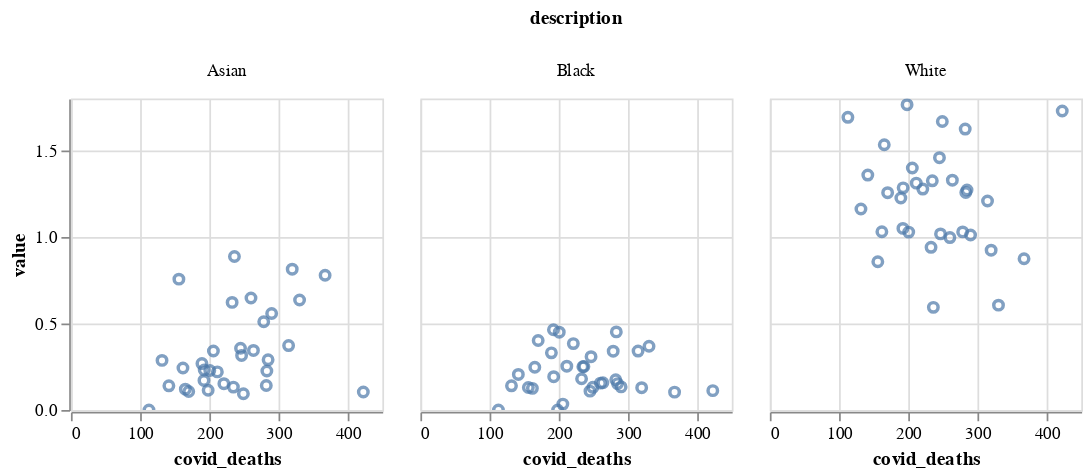

Write notebook code for a chart like this one.
### Code cell
alt.Chart(london_ethnic).mark_point().encode(
    x='covid_deaths:Q',
    y='value:Q', 
    tooltip = ['name']
).properties(
    width=180,
    height=180
).facet(
    column='description:N'
).interactive()

### Figure 1 — Vega-Lite specification as saved in the notebook (floating-point values rounded to 4 significant figures)
{"config": {"view": {"continuousWidth": 400, "continuousHeight": 300}}, "data": {"name": "data-27b76207c53770fd4920b8fa515f87c8"}, "facet": {"column": {"type": "nominal", "field": "description"}}, "spec": {"mark": "point", "encoding": {"tooltip": [{"type": "nominal", "field": "name"}], "x": {"type": "quantitative", "field": "covid_deaths"}, "y": {"type": "quantitative", "field": "value"}}, "height": 180, "selection": {"selector010": {"type": "interval", "bind": "scales", "encodings": ["x", "y"]}}, "width": 180}, "$schema": "https://vega.github.io/schema/vega-lite/v4.8.1.json", "datasets": {"data-27b76207c53770fd4920b8fa515f87c8": [{"code": "E09000001", "name": "City of London", "covid_deaths": 112.8, "description": "White", "value": 1.692}, {"code": "E09000002", "name": "Barking and Dagenham", "covid_deaths": 278.6, "description": "White", "value": 1.029}, {"code": "E09000003", "name": "Barnet", "covid_deaths": 284.9, "description": "White", "value": 1.272}, {"code": "E09000004", "name": "Bexley", "covid_deaths": 282.3, "description": "White", "value": 1.624}, {"code": "E09000005", "name": "Brent", "covid_deaths": 330.4, "description": "White", "value": 0.6061}, {"code": "E09000006", "name": "Bromley", "covid_deaths": 249.2, "description": "White", "value": 1.668}, {"code": "E09000007", "name": "Camden", "covid_deaths": 131.6, "description": "White", "value": 1.162}, {"code": "E09000008", "name": "Croydon", "covid_deaths": 314.6, "description": "White", "value": 1.208}, {"code": "E09000009", "name": "Ealing", "covid_deaths": 290.1, "description": "White", "value": 1.011}, {"code": "E09000010", "name": "Enfield", "covid_deaths": 283.1, "description": "White", "value": 1.257}, {"code": "E09000011", "name": "Greenwich", "covid_deaths": 189.3, "description": "White", "value": 1.225}, {"code": "E09000012", "name": "Hackney", "covid_deaths": 200.7, "description": "White", "value": 1.028}, {"code": "E09000013", "name": "Hammersmith and Fulham", "covid_deaths": 211.6, "description": "White", "value": 1.311}, {"code": "E09000014", "name": "Haringey", "covid_deaths": 234.8, "description": "White", "value": 1.325}, {"code": "E09000015", "name": "Harrow", "covid_deaths": 367.3, "description": "White", "value": 0.8746}, {"code": "E09000016", "name": "Havering", "covid_deaths": 422.5, "description": "White", "value": 1.729}, {"code": "E09000017", "name": "Hillingdon", "covid_deaths": 260.2, "description": "White", "value": 0.9968}, {"code": "E09000018", "name": "Hounslow", "covid_deaths": 232.9, "description": "White", "value": 0.9404}, {"code": "E09000019", "name": "Islington", "covid_deaths": 141.6, "description": "White", "value": 1.358}, {"code": "E09000020", "name": "Kensington and Chelsea", "covid_deaths": 192.6, "description": "White", "value": 1.284}, {"code": "E09000021", "name": "Kingston upon Thames", "covid_deaths": 205.9, "description": "White", "value": 1.399}, {"code": "E09000022", "name": "Lambeth", "covid_deaths": 192.3, "description": "White", "value": 1.05}, {"code": "E09000023", "name": "Lewisham", "covid_deaths": 221.0, "description": "White", "value": 1.277}, {"code": "E09000024", "name": "Merton", "covid_deaths": 263.7, "description": "White", "value": 1.329}, {"code": "E09000025", "name": "Newham", "covid_deaths": 236.3, "description": "White", "value": 0.5934}, {"code": "E09000026", "name": "Redbridge", "covid_deaths": 319.8, "description": "White", "value": 0.9238}, {"code": "E09000027", "name": "Richmond upon Thames", "covid_deaths": 198.3, "description": "White", "value": 1.765}, {"code": "E09000028", "name": "Southwark", "covid_deaths": 170.2, "description": "White", "value": 1.256}, {"code": "E09000029", "name": "Sutton", "covid_deaths": 245.1, "description": "White", "value": 1.459}, {"code": "E09000030", "name": "Tower Hamlets", "covid_deaths": 156.0, "description": "White", "value": 0.8569}, {"code": "E09000031", "name": "Waltham Forest", "covid_deaths": 246.6, "description": "White", "value": 1.018}, {"code": "E09000032", "name": "Wandsworth", "covid_deaths": 165.3, "description": "White", "value": 1.533}, {"code": "E09000033", "name": "Westminster", "covid_deaths": 161.9, "description": "White", "value": 1.03}, {"code": "E09000001", "name": "City of London", "covid_deaths": 112.8, "description": "Asian", "value": 0.0}, {"code": "E09000002", "name": "Barking and Dagenham", "covid_deaths": 278.6, "description": "Asian", "value": 0.51}, {"code": "E09000003", "name": "Barnet", "covid_deaths": 284.9, "description": "Asian", "value": 0.29}, {"code": "E09000004", "name": "Bexley", "covid_deaths": 282.3, "description": "Asian", "value": 0.1416}, {"code": "E09000005", "name": "Brent", "covid_deaths": 330.4, "description": "Asian", "value": 0.6359}, {"code": "E09000006", "name": "Bromley", "covid_deaths": 249.2, "description": "Asian", "value": 0.0937}, {"code": "E09000007", "name": "Camden", "covid_deaths": 131.6, "description": "Asian", "value": 0.2868}, {"code": "E09000008", "name": "Croydon", "covid_deaths": 314.6, "description": "Asian", "value": 0.3726}, {"code": "E09000009", "name": "Ealing", "covid_deaths": 290.1, "description": "Asian", "value": 0.5581}, {"code": "E09000010", "name": "Enfield", "covid_deaths": 283.1, "description": "Asian", "value": 0.2258}, {"code": "E09000011", "name": "Greenwich", "covid_deaths": 189.3, "description": "Asian", "value": 0.2685}, {"code": "E09000012", "name": "Hackney", "covid_deaths": 200.7, "description": "Asian", "value": 0.2285}, {"code": "E09000013", "name": "Hammersmith and Fulham", "covid_deaths": 211.6, "description": "Asian", "value": 0.2204}, {"code": "E09000014", "name": "Haringey", "covid_deaths": 234.8, "description": "Asian", "value": 0.1325}, {"code": "E09000015", "name": "Harrow", "covid_deaths": 367.3, "description": "Asian", "value": 0.7792}, {"code": "E09000016", "name": "Havering", "covid_deaths": 422.5, "description": "Asian", "value": 0.104}, {"code": "E09000017", "name": "Hillingdon", "covid_deaths": 260.2, "description": "Asian", "value": 0.6473}, {"code": "E09000018", "name": "Hounslow", "covid_deaths": 232.9, "description": "Asian", "value": 0.6221}, {"code": "E09000019", "name": "Islington", "covid_deaths": 141.6, "description": "Asian", "value": 0.1399}, {"code": "E09000020", "name": "Kensington and Chelsea", "covid_deaths": 192.6, "description": "Asian", "value": 0.2311}, {"code": "E09000021", "name": "Kingston upon Thames", "covid_deaths": 205.9, "description": "Asian", "value": 0.3412}, {"code": "E09000022", "name": "Lambeth", "covid_deaths": 192.3, "description": "Asian", "value": 0.1709}, {"code": "E09000023", "name": "Lewisham", "covid_deaths": 221.0, "description": "Asian", "value": 0.1522}, {"code": "E09000024", "name": "Merton", "covid_deaths": 263.7, "description": "Asian", "value": 0.3444}, {"code": "E09000025", "name": "Newham", "covid_deaths": 236.3, "description": "Asian", "value": 0.8874}, {"code": "E09000026", "name": "Redbridge", "covid_deaths": 319.8, "description": "Asian", "value": 0.814}, {"code": "E09000027", "name": "Richmond upon Thames", "covid_deaths": 198.3, "description": "Asian", "value": 0.1142}, {"code": "E09000028", "name": "Southwark", "covid_deaths": 170.2, "description": "Asian", "value": 0.1068}, {"code": "E09000029", "name": "Sutton", "covid_deaths": 245.1, "description": "Asian", "value": 0.3572}, {"code": "E09000030", "name": "Tower Hamlets", "covid_deaths": 156.0, "description": "Asian", "value": 0.7564}, {"code": "E09000031", "name": "Waltham Forest", "covid_deaths": 246.6, "description": "Asian", "value": 0.3154}, {"code": "E09000032", "name": "Wandsworth", "covid_deaths": 165.3, "description": "Asian", "value": 0.1204}, {"code": "E09000033", "name": "Westminster", "covid_deaths": 161.9, "description": "Asian", "value": 0.2428}, {"code": "E09000001", "name": "City of London", "covid_deaths": 112.8, "description": "Black", "value": 0.0}, {"code": "E09000002", "name": "Barking and Dagenham", "covid_deaths": 278.6, "description": "Black", "value": 0.34}, {"code": "E09000003", "name": "Barnet", "covid_deaths": 284.9, "description": "Black", "value": 0.1526}, {"code": "E09000004", "name": "Bexley", "covid_deaths": 282.3, "description": "Black", "value": 0.1749}, {"code": "E09000005", "name": "Brent", "covid_deaths": 330.4, "description": "Black", "value": 0.3684}, {"code": "E09000006", "name": "Bromley", "covid_deaths": 249.2, "description": "Black", "value": 0.1312}, {"code": "E09000007", "name": "Camden", "covid_deaths": 131.6, "description": "Black", "value": 0.1397}, {"code": "E09000008", "name": "Croydon", "covid_deaths": 314.6, "description": "Black", "value": 0.3407}, {"code": "E09000009", "name": "Ealing", "covid_deaths": 290.1, "description": "Black", "value": 0.1337}, {"code": "E09000010", "name": "Enfield", "covid_deaths": 283.1, "description": "Black", "value": 0.4515}, {"code": "E09000011", "name": "Greenwich", "covid_deaths": 189.3, "description": "Black", "value": 0.3304}, {"code": "E09000012", "name": "Hackney", "covid_deaths": 200.7, "description": "Black", "value": 0.4499}, {"code": "E09000013", "name": "Hammersmith and Fulham", "covid_deaths": 211.6, "description": "Black", "value": 0.2535}, {"code": "E09000014", "name": "Haringey", "covid_deaths": 234.8, "description": "Black", "value": 0.2502}, {"code": "E09000015", "name": "Harrow", "covid_deaths": 367.3, "description": "Black", "value": 0.1034}, {"code": "E09000016", "name": "Havering", "covid_deaths": 422.5, "description": "Black", "value": 0.112}, {"code": "E09000017", "name": "Hillingdon", "covid_deaths": 260.2, "description": "Black", "value": 0.1553}, {"code": "E09000018", "name": "Hounslow", "covid_deaths": 232.9, "description": "Black", "value": 0.1808}, {"code": "E09000019", "name": "Islington", "covid_deaths": 141.6, "description": "Black", "value": 0.2057}, {"code": "E09000020", "name": "Kensington and Chelsea", "covid_deaths": 192.6, "description": "Black", "value": 0.1926}, {"code": "E09000021", "name": "Kingston upon Thames", "covid_deaths": 205.9, "description": "Black", "value": 0.03412}, {"code": "E09000022", "name": "Lambeth", "covid_deaths": 192.3, "description": "Black", "value": 0.4639}, {"code": "E09000023", "name": "Lewisham", "covid_deaths": 221.0, "description": "Black", "value": 0.3838}, {"code": "E09000024", "name": "Merton", "covid_deaths": 263.7, "description": "Black", "value": 0.1575}, {"code": "E09000025", "name": "Newham", "covid_deaths": 236.3, "description": "Black", "value": 0.2513}, {"code": "E09000026", "name": "Redbridge", "covid_deaths": 319.8, "description": "Black", "value": 0.1292}, {"code": "E09000027", "name": "Richmond upon Thames", "covid_deaths": 198.3, "description": "Black", "value": 0.0}, {"code": "E09000028", "name": "Southwark", "covid_deaths": 170.2, "description": "Black", "value": 0.402}, {"code": "E09000029", "name": "Sutton", "covid_deaths": 245.1, "description": "Black", "value": 0.1092}, {"code": "E09000030", "name": "Tower Hamlets", "covid_deaths": 156.0, "description": "Black", "value": 0.13}, {"code": "E09000031", "name": "Waltham Forest", "covid_deaths": 246.6, "description": "Black", "value": 0.3083}, {"code": "E09000032", "name": "Wandsworth", "covid_deaths": 165.3, "description": "Black", "value": 0.2471}, {"code": "E09000033", "name": "Westminster", "covid_deaths": 161.9, "description": "Black", "value": 0.1251}]}}
